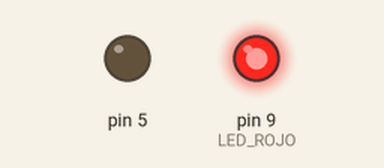
This sketch was run on a simulated Arduino Uno, built with avr-gcc and run on an emulated ATmega328P. Shown: output pins drawn as LEDs (lit = HIGH). Wiring (inferred from the names in the program): DS3231 clock at I2C address 0x68. The local clock reads 2024-03-15 10:24:30 at power-on unless the sketch sets it.

Above: at 0.1 s.
At 2.1 s:
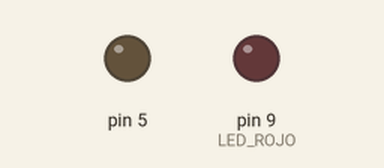
Timing chart, 0 to 3.6 s (numbered marks = the images above):
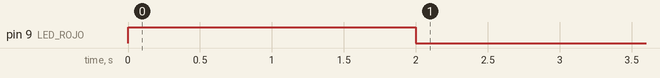

The sketch:

test_chequeo_rtc.ino
```cpp
// Para probar rutina chequeo RTC
#include <Wire.h>
#define LED_ROJO          9
#define PULSADOR          2
#define BATA1             7
#define BATA2             6

// dirección en el bus I2C del RTC
const int DS3231 = 0x68;

// Inicializar variables de fecha y hora
byte segundo = 0;
byte minuto = 0;
byte hora = 0;
byte mes = 0;
byte anio = 0;
byte weekday = 0;
byte dia = 0;

const int wakeUpPin = 2;

boolean problema_rtc = false;
byte contador_alarma = 0;
boolean una_vez_alarma = true;

void obtenerFechaHora()
{
  Wire.beginTransmission(DS3231);
  Wire.write(byte(0));
  Wire.endTransmission();
  Wire.requestFrom(DS3231, 7);
  segundo = bcd2Dec(Wire.read());
  minuto = bcd2Dec(Wire.read());
  hora = bcd2Dec(Wire.read());
  weekday = bcd2Dec(Wire.read());
  dia = bcd2Dec(Wire.read());
  mes = bcd2Dec(Wire.read());
  anio = bcd2Dec(Wire.read());
}

// --------------------------------------------

byte bcd2Dec(byte val)
{
  return ((val/16*10) + (val%16));
}


void chequeo_rtc(void) {
    byte segundos = 0;
    obtenerFechaHora();
    if ((dia == 165) || (mes == 165) || (anio == 165) || (hora == 165) || (minuto == 165) || (segundo == 165)) {
      problema_rtc = true;
      return;
    }

    if ((dia == 0) || (dia > 31)) {
      problema_rtc = true;
      return;
    }
    if ((mes == 0) || (mes > 12)){
      problema_rtc = true;
      return;
    }
    if (anio == 0){
      problema_rtc = true;
      return;
    }

    if (hora > 23) {
      problema_rtc = true;
      return;
    }
    if (minuto > 59){
      problema_rtc = true;
      return;
    }
    if (segundo > 59){
      problema_rtc = true;
      return;
    }

//    // caso RTC detenido
//    delay(1500);
//    Wire.beginTransmission(DS3231);
//    Wire.write(byte(0));
//    Wire.endTransmission();
//    Wire.requestFrom(DS3231, 1);
//    segundos = bcd2Dec(Wire.read());
//    if (segundos < 58){
//      if (segundos <= segundo){
//         problema_rtc = true;
//         return;
//      }
//    }else{
//      if (segundos >= segundo){
//         problema_rtc = true;
//      }
//    }
}

void alarma_rtc(void){
    for (byte i=0; i <= 9; i++){
        digitalWrite(LED_ROJO,HIGH);
        delay(100);
        digitalWrite(LED_ROJO,LOW);
        delay(200);
    }
}


void setup(){
  analogReference(EXTERNAL);   //TIENE QUE SER LA PRIMERA INSTRUCCIÓN POR CUESTIONES INTERNAS DEL MICRO

  Serial.begin(115200);
  pinMode(5, OUTPUT);
  digitalWrite(5,LOW);
  pinMode(PULSADOR,INPUT_PULLUP );
  pinMode(LED_ROJO, OUTPUT);
  // prender 2 segs el led rojo
  digitalWrite(LED_ROJO,HIGH);
  delay(2000);
  digitalWrite(LED_ROJO,LOW);
  // Inicializar I2C
  Wire.begin();
  pinMode(wakeUpPin, INPUT_PULLUP);
}


void loop(void) {
  chequeo_rtc();
  delay(300);
  if (problema_rtc){
    alarma_rtc();
    problema_rtc = false;
  }
  delay(1000);
}
```
